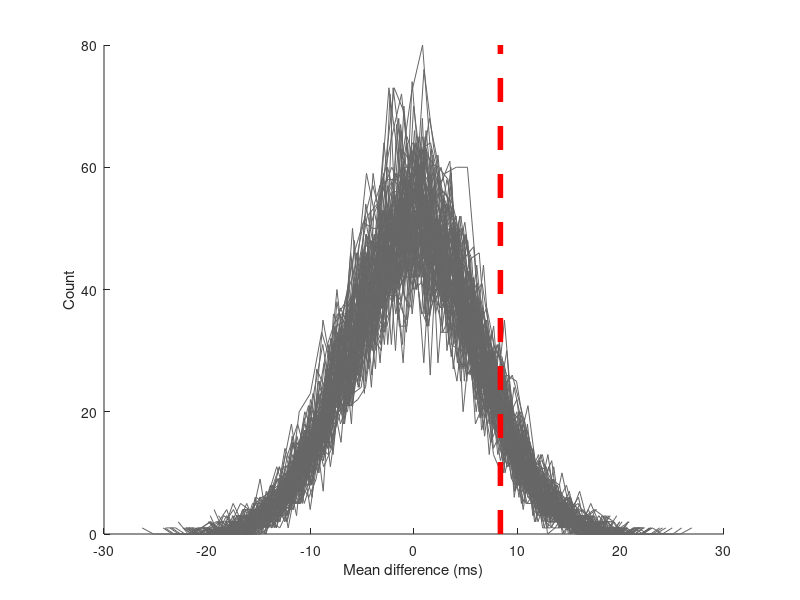
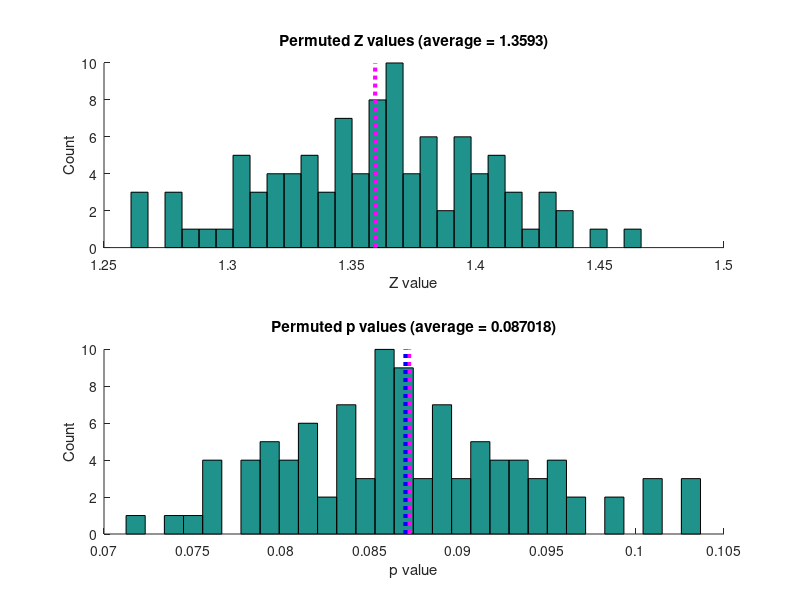

Reproduce these figures in MATLAB, in order.
%%
%     COURSE: Solved challenges in neural time series analysis
%    SECTION: Inferrential statistics
%      VIDEO: Meta-permutation test for increased stability
% Instructor: sincxpress.com
%
%%

%% generate data

% dataset parameters
mean1 = 500; % ms
mean2 = 485; % ms
stdev =  50; % ms

nTrials = 100; % per condition!

% first column is condition number
data(:,1) = double( (1:2*nTrials)>nTrials );

% second column is RTs
data(1:nTrials,2)     = stdev*randn(nTrials,1) + mean1;
data(nTrials+1:end,2) = stdev*randn(nTrials,1) + mean2;

%% permutation test

nPermRuns = 100;
nPermutes = 1000;

permMeans = zeros(nPermutes,nPermRuns);


for metai=1:nPermRuns
    
    for permi=1:nPermutes
        
        % shuffle condition labels
        fakeCondLabs = randn(nTrials*2,1)>0;
        
        % compute fake means
        fakemean1 = mean(data(fakeCondLabs==0,2));
        fakemean2 = mean(data(fakeCondLabs==1,2));
        
        % permutation is their difference
        permMeans(permi,metai) = fakemean1 - fakemean2;
    end
    
end

% compute observed mean difference
realmean1 = mean(data(data(:,1)==0,2));
realmean2 = mean(data(data(:,1)==1,2));
realdiff  = realmean1 - realmean2;

% compare real value against H0 distribution (note that here you deal with vectors)
zval = (realdiff-mean(permMeans)) ./ std(permMeans);
pval = normcdf(-abs(zval));

%% show all null-hypothesis distributions

figure(1), clf, hold on

[x,y] = deal( zeros( 50,nPermRuns ) );
for i=1:nPermRuns
    [y(:,i),x(:,i)] = hist(permMeans(:,i),50);
end

% permuted distributions
plot(x,y,'color',ones(3,1)*.4)
xlabel('Mean difference (ms)')
ylabel('Count')

% observed difference
plot([1 1]*realdiff,get(gca,'ylim'),'r--','linew',4)

%% distribution of test statistics

figure(2), clf
subplot(211), hold on
hist(zval,30)
plot([1 1]*mean(zval),get(gca,'ylim'),'m:','linew',3)
xlabel('Z value'), ylabel('Count')
title([ 'Permuted Z values (average = ' num2str(mean(zval)) ')' ])


subplot(212), hold on
hist(pval,30)
plot([1 1]*mean(pval),get(gca,'ylim'),'m:','linew',3)
plot([1 1]*normcdf(-abs(mean(zval))),get(gca,'ylim'),'b:','linew',3)
xlabel('p value'), ylabel('Count')
title([ 'Permuted p values (average = ' num2str(normcdf(-abs(mean(zval)))) ')' ])

%% done.
